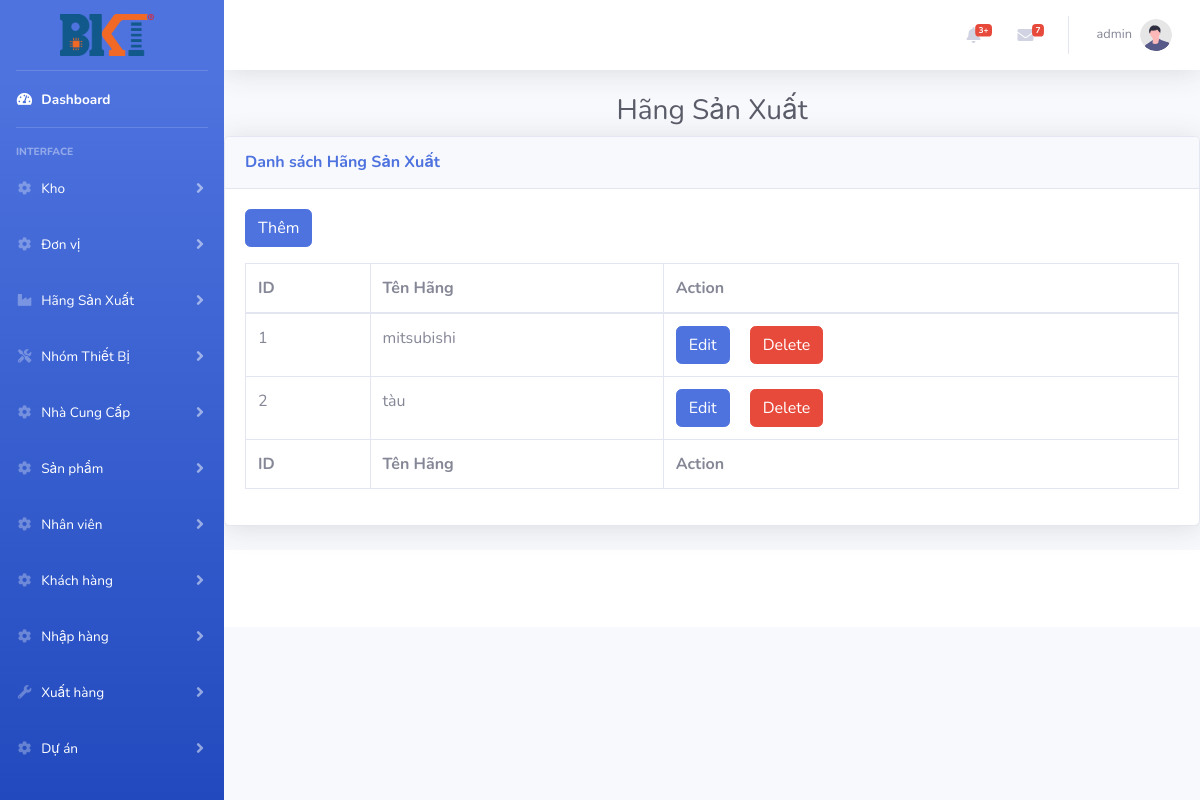
The page /index.php?controller=hangsx (signed in) on the database as committed earlier.
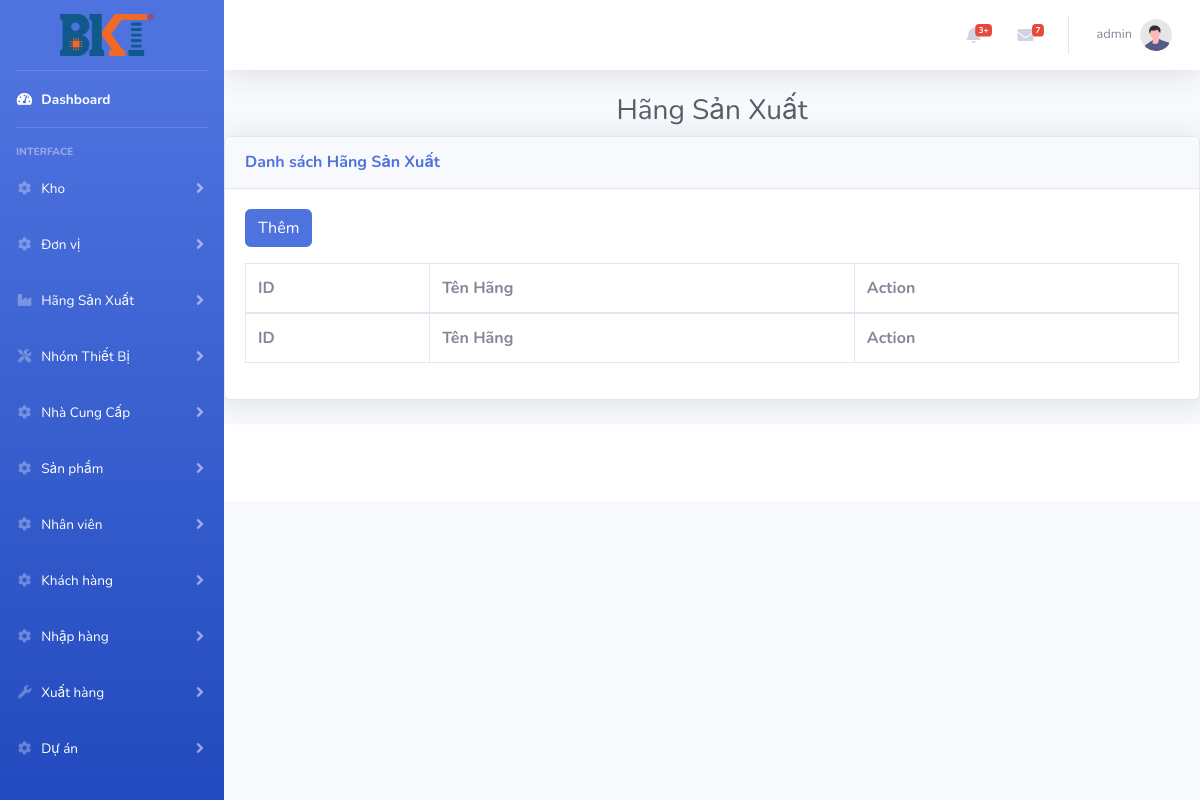
The same page on the database as committed later.
### tables this page shows
CREATE TABLE `hangsx` (
  `Id` int(11) NOT NULL,
  `TenHang` varchar(100) DEFAULT NULL
);

### controllers/hangsx_controller.php (called while the page is built, shortened)
<?php
require_once('models/hangsx.php');
class HangSXController extends BaseController
{
    public function index()
    {
        $hangsxs = HangSX::all();
        $data = array('hangsx' => $hangsxs);
        $this->render('index', $data);
    }
}

### routes.php (called while the page is built, shortened)
<?php
$controller = new $klass;
$controller->$action();

### index.php (called while the page is built, shortened)
<?php
require_once('routes.php');

### models/hangsx.php (called while the page is built, shortened)
<?php
class HangSX
{
    function __construct($Id, $TenHang)
    {
        $this->Id = $Id;
        $this->TenHang = $TenHang;
    }
    static function all()
    {
        $list = [];
        $db = DB::getInstance();
        $req = $db->query('SELECT * FROM HangSX');
        foreach ($req->fetchAll() as $item) {
            $list[] = new HangSX($item['Id'], $item['TenHang']);
        }
        return $list;
    }
}

### views/hangsx/index.php (the view, shortened to what this page needs)
<?php
require_once('models/hangsx.php');
?>
<h1 class="h3 mb-2 text-center text-gray-800">Hãng Sản Xuất</h1>
<div class="card shadow mb-4">
    <div class="card-header py-3">
        <h6 class="m-0 font-weight-bold text-primary">Danh sách Hãng Sản Xuất</h6>
    </div>
    <div class="card-body">
        <a href="index.php?controller=hangsx&action=insert" class="btn btn-primary mb-3">Thêm</a>
        <div class="table-responsive">
            <table class="table table-bordered" id="dataTable" width="100%" cellspacing="0">
                <thead>
                    <tr>
                        <th>ID</th>
                        <th>Tên Hãng</th>
                        <th>Action</th>
                    </tr>
                </thead>
                <tfoot>
                    <tr>
                        <th>ID</th>
                        <th>Tên Hãng</th>
                        <th>Action</th>
                    </tr>
                </tfoot>
                <tbody>
                    <?php
                    foreach ($hangsx as $item) {
                    ?>
                        <form method="post">
                            <tr>
                                <td><?= $item->Id ?></td>
                                <td><?= $item->TenHang ?></td>
                                <td>
                                    <a href="index.php?controller=hangsx&action=edit&id=<?= $item->Id ?>" class='btn btn-primary mr-3'>Edit</a>
                                    <button type="submit" name="dele" value="<?= $item->Id ?>" class='btn btn-danger'>Delete</button>
                                </td>
                            </tr>
                        </form>
                    <?php
                    }
                    ?>
                </tbody>
            </table>
        </div>
    </div>
</div>

Rows that differ between the two databases and show on the page:
removed hangsx: Id "1", TenHang "mitsubishi"
removed hangsx: Id "2", TenHang "tàu"
